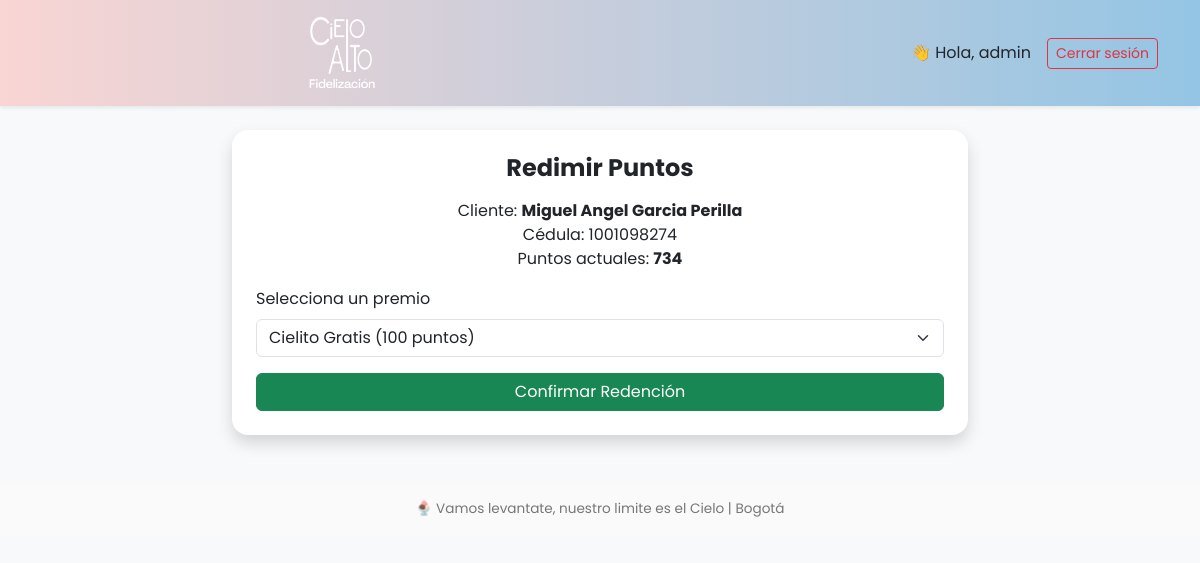
The app's page /clientes/1/redimir (signed in) with its own data.
### models/login.py (models this page shows, shortened)
class Login(UserMixin, db.Model):
    id = db.Column(db.Integer, primary_key=True)
    username = db.Column(db.String(50), unique=True, nullable=False)
    password_hash = db.Column(db.String(128), nullable=False)
    rol = db.Column(db.String(20), nullable=False, default="general")

### models/cliente.py (models this page shows, shortened)
class Cliente(db.Model):
    __tablename__ = 'clientes'
    id = db.Column(db.Integer, primary_key=True)
    cedula = db.Column(db.String(20), unique=True, nullable=False)
    nombre = db.Column(db.String(100), nullable=False)
    correo = db.Column(db.String(120), unique=True, nullable=False)
    telefono = db.Column(db.String(20), nullable=True)
    fecha_nacimiento = db.Column(db.Date, nullable=True)
    puntos = db.Column(db.Integer, default=0)

### routes/cliente.py (the view, shortened to what this page needs)
@cliente_bp.route("/<int:cliente_id>/redimir", methods=["GET", "POST"])
@role_required("admin", "general")
def redimir(cliente_id):
    cliente = Cliente.query.get_or_404(cliente_id)
    premios = Premio.query.order_by(Premio.puntos_requeridos.asc()).all()
    premio_redimido = None
    premio_id_qs = request.args.get("premio_id")
    if premio_id_qs:
        premio_redimido = Premio.query.get(premio_id_qs)
    return render_template("clientes/redimir.html", cliente=cliente, premios=premios, premio_redimido=premio_redimido)

### app.py (called while the page is built)
@login_manager.user_loader
def load_user(user_id):
    return Login.query.get(int(user_id))

### templates/clientes/redimir.html (shortened to what this page needs)
{% extends "base.html" %}
{% block content %}
<div class="row justify-content-center">
  <div class="col-md-8">
    <div class="card shadow border-0 rounded-4">
      <div class="card-body p-4">
        {% if cliente %}
          <h4 class="fw-bold text-center mb-3">Redimir Puntos</h4>
          <p class="text-center">
            Cliente: <strong>{{ cliente.nombre }}</strong><br>
            Cédula: {{ cliente.cedula }}<br>
            Puntos actuales: <span class="fw-bold">{{ cliente.puntos }}</span>
          </p>
          <form method="POST">
            <div class="mb-3">
              <label for="premio_id" class="form-label">Selecciona un premio</label>
              <select name="premio_id" id="premio_id" class="form-select">
                {% for premio in premios %}
                  <option value="{{ premio.id }}">
                    {{ premio.nombre }} ({{ premio.puntos_requeridos }} puntos)
                  </option>
                {% endfor %}
              </select>
            </div>
            <button type="submit" class="btn btn-success w-100">Confirmar Redención</button>
          </form>
        {% endif %}
      </div>
    </div>
  </div>
</div>
{% endblock %}

### templates/base.html (shortened to what this page needs)
<!DOCTYPE html>
<html lang="es">
<head>
  <link rel="stylesheet" href="https://cdn.jsdelivr.net/npm/bootstrap@5.3.2/dist/css/bootstrap.min.css">
  <link rel="stylesheet" href="{{ url_for('static', filename='css/styles.css') }}">
</head>
<body class="bg-light" style="font-family: 'Poppins', sans-serif;">
<nav class="navbar navbar-expand-lg shadow-sm" style="background: linear-gradient(90deg, #f9d5d3, #94c5e4);">
  <div class="container">
    <a class="navbar-brand d-flex align-items-center fw-bold text-dark"
      {% if request.endpoint in ['users.consulta', 'users.resultados'] %}
        href="#"
        onclick="return false;"
      {% else %}
        href="{{ url_for('index') }}"
      {% endif %}>
      <img src="{{ url_for('static', filename='img/logo.png') }}" alt="Logo Cielo Alto" class="me-2" style="height:80px;">
    </a>
    <div class="ms-auto d-flex align-items-center">
      {% if current_user.is_authenticated %}
        <span class="me-3">👋 Hola, {{ current_user.username }}</span>
        <a href="{{ url_for('auth.logout') }}" class="btn btn-outline-danger btn-sm">Cerrar sesión</a>
      {% else %}
        <a href="{{ url_for('auth.login') }}" class="btn btn-outline-primary btn-sm">Iniciar sesión</a>
      {% endif %}
    </div>
  </div>
</nav>
  <div class="container my-4">
    {% block content %}{% endblock %}
  </div>
  <footer class="text-center py-3 mt-5" style="background-color: #fafafa; font-size: 0.85rem; color:#777;">
    <p class="mb-0">🍨 Vamos levantate, nuestro limite es el Cielo | Bogotá</p>
  </footer>
</body>
</html>

### static/css/styles.css (style rules this page uses)
.navbar-brand img { height: 80px; width: auto; }
.navbar .navbar-brand { margin-left: auto; margin-right: auto; }

### records on screen
Login: username "admin"
Cliente: nombre "Miguel Angel Garcia Perilla", cedula "1001098274", puntos "734"

### other values on screen
form field premio_id "Cielito Gratis (100 puntos)"
